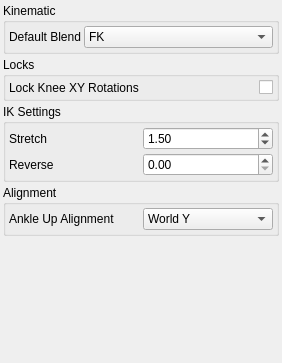
<?xml version="1.0" encoding="UTF-8"?>
<ui version="4.0">
 <class>Form</class>
 <widget class="QWidget" name="Form">
  <property name="geometry">
   <rect>
    <x>0</x>
    <y>0</y>
    <width>282</width>
    <height>363</height>
   </rect>
  </property>
  <property name="windowTitle">
   <string>Form</string>
  </property>
  <layout class="QVBoxLayout" name="verticalLayout">
   <property name="spacing">
    <number>3</number>
   </property>
   <property name="margin">
    <number>3</number>
   </property>
   <item>
    <widget class="QGroupBox" name="groupBox">
     <property name="title">
      <string>Kinematic</string>
     </property>
     <layout class="QGridLayout" name="gridLayout">
      <property name="margin">
       <number>3</number>
      </property>
      <property name="spacing">
       <number>3</number>
      </property>
      <item row="0" column="0">
       <widget class="QLabel" name="label_2">
        <property name="sizePolicy">
         <sizepolicy hsizetype="Fixed" vsizetype="Preferred">
          <horstretch>0</horstretch>
          <verstretch>0</verstretch>
         </sizepolicy>
        </property>
        <property name="text">
         <string>Default Blend</string>
        </property>
       </widget>
      </item>
      <item row="0" column="1">
       <widget class="QComboBox" name="uiBlend">
        <item>
         <property name="text">
          <string>FK</string>
         </property>
        </item>
        <item>
         <property name="text">
          <string>IK</string>
         </property>
        </item>
       </widget>
      </item>
     </layout>
    </widget>
   </item>
   <item>
    <widget class="QGroupBox" name="groupBox_2">
     <property name="title">
      <string>Locks</string>
     </property>
     <layout class="QGridLayout" name="gridLayout_2">
      <property name="margin">
       <number>3</number>
      </property>
      <property name="spacing">
       <number>3</number>
      </property>
      <item row="0" column="0">
       <widget class="QLabel" name="label">
        <property name="text">
         <string>Lock Knee XY Rotations</string>
        </property>
       </widget>
      </item>
      <item row="0" column="1">
       <widget class="QCheckBox" name="uiLockKneeRotation">
        <property name="layoutDirection">
         <enum>Qt::RightToLeft</enum>
        </property>
        <property name="text">
         <string/>
        </property>
       </widget>
      </item>
     </layout>
    </widget>
   </item>
   <item>
    <widget class="QGroupBox" name="groupBox_4">
     <property name="title">
      <string>IK Settings</string>
     </property>
     <layout class="QGridLayout" name="gridLayout_3">
      <property name="margin">
       <number>3</number>
      </property>
      <property name="spacing">
       <number>3</number>
      </property>
      <item row="0" column="0">
       <widget class="QLabel" name="label_4">
        <property name="text">
         <string>Stretch</string>
        </property>
       </widget>
      </item>
      <item row="0" column="1">
       <widget class="QDoubleSpinBox" name="uiStretchDefault">
        <property name="minimum">
         <double>1.000000000000000</double>
        </property>
        <property name="maximum">
         <double>99.000000000000000</double>
        </property>
        <property name="singleStep">
         <double>0.100000000000000</double>
        </property>
        <property name="value">
         <double>1.500000000000000</double>
        </property>
       </widget>
      </item>
      <item row="1" column="0">
       <widget class="QLabel" name="label_5">
        <property name="text">
         <string>Reverse</string>
        </property>
       </widget>
      </item>
      <item row="1" column="1">
       <widget class="QDoubleSpinBox" name="uiReverseDefault">
        <property name="maximum">
         <double>1.000000000000000</double>
        </property>
        <property name="singleStep">
         <double>0.100000000000000</double>
        </property>
       </widget>
      </item>
     </layout>
    </widget>
   </item>
   <item>
    <widget class="QGroupBox" name="groupBox_3">
     <property name="title">
      <string>Alignment</string>
     </property>
     <layout class="QGridLayout" name="gridLayout_4">
      <property name="margin">
       <number>3</number>
      </property>
      <property name="spacing">
       <number>3</number>
      </property>
      <item row="0" column="0">
       <widget class="QLabel" name="label_3">
        <property name="text">
         <string>Ankle Up Alignment</string>
        </property>
       </widget>
      </item>
      <item row="0" column="1">
       <widget class="QComboBox" name="uiAnkleUpVector">
        <item>
         <property name="text">
          <string>World Y</string>
         </property>
        </item>
        <item>
         <property name="text">
          <string>Guide Z</string>
         </property>
        </item>
       </widget>
      </item>
     </layout>
    </widget>
   </item>
   <item>
    <spacer name="verticalSpacer">
     <property name="orientation">
      <enum>Qt::Vertical</enum>
     </property>
     <property name="sizeHint" stdset="0">
      <size>
       <width>20</width>
       <height>310</height>
      </size>
     </property>
    </spacer>
   </item>
  </layout>
 </widget>
 <resources/>
 <connections/>
</ui>
